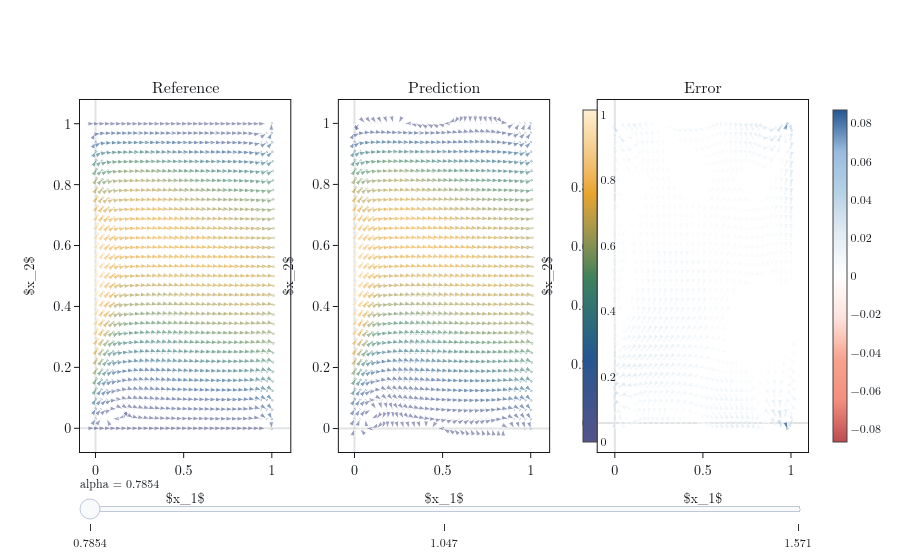

Source (notebook cell):
### Code cell
reference_data = qewton.DEFAULT_DL_BACKEND.load_data(path + "solution_data.pt")

in_data = reference_data[..., :3]

reference_geometry = qewton.geometries.ProductDiscreteGeometry(
    [A_int.discretize(in_data[:, 0, 0, :1]), Omega.discretize(in_data[0, :, :, 1:3])],
    variable=X*A,
)
data_config = qewton.DataConfiguration(
    qewton.GeometryAxes(reference_geometry),
    qewton.FeatureAxes(variable=U),
)

plot = mass_pipeline.visualize(model.output_ports[0], 
                               reference=reference_data[..., 3:], 
                               reference_config=data_config, 
                               variables=[U],
                               controls=[qewton.viz.SliderSpec(A)])
qewton.viz.Figure(plot).show()
